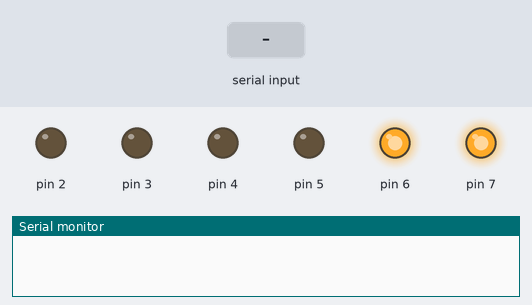
Bench run of a sketch on a simulated Arduino Uno, built with avr-gcc and run on an emulated ATmega328P. On the bench: output pins drawn as LEDs (lit = HIGH), the last lines printed to the serial monitor. The inputs (shaded band) are chosen by the test bench.

Above: at 1.2 s.
1.3 s: "W" received over Serial
At 2.3 s:
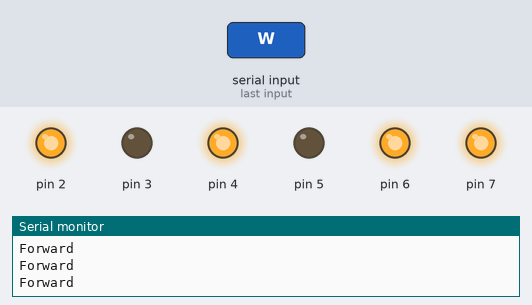
2.8 s: "S" received over Serial
At 3.6 s:
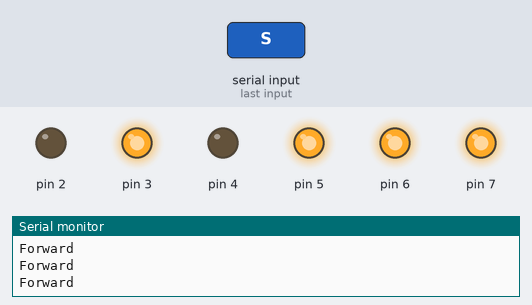
4.3 s: "A" received over Serial
At 5.5 s:
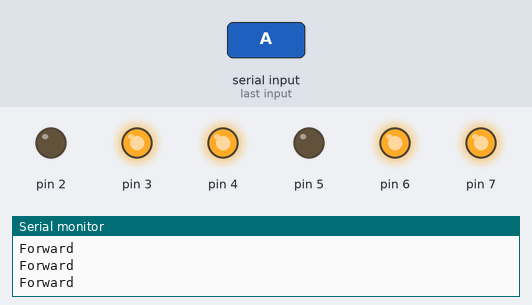
5.8 s: "D" received over Serial
At 6.9 s:
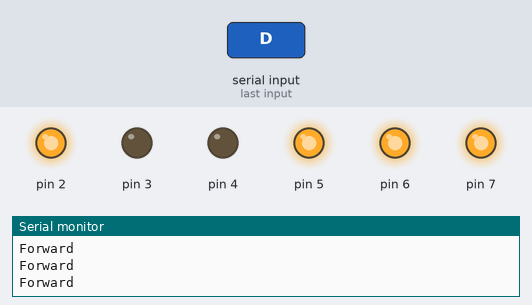
7.3 s: "1" received over Serial
At 8.0 s:
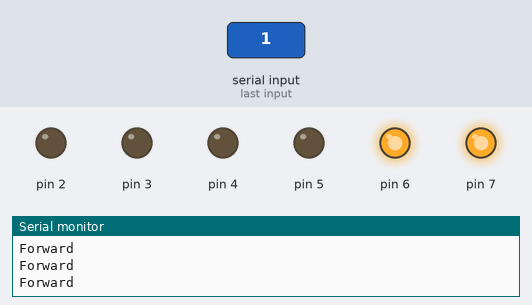
Timing chart, 0 to 9.8 s (numbered marks = the images above; inputs shaded):
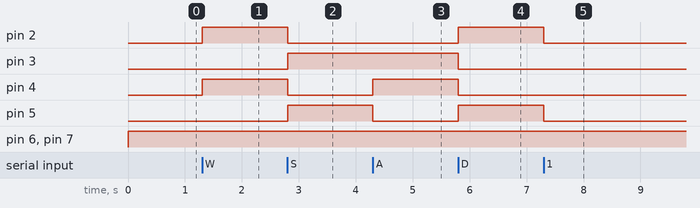

Measured:
- after the input at 1.3 s, pin 2, pin 4: LOW → HIGH at once
- after the input at 2.8 s, pin 2, pin 4: HIGH → LOW at once; pin 3, pin 5: LOW → HIGH at once
- after the input at 4.3 s, pin 4: LOW → HIGH at once; pin 5: HIGH → LOW at once
- after the input at 5.8 s, pin 2, pin 5: LOW → HIGH at once; pin 3, pin 4: HIGH → LOW at once
- after the input at 7.3 s, pin 2, pin 5: HIGH → LOW at once

The sketch:

MotorDrive.ino
```cpp
char command;

void setup()
{
  Serial.begin(9600);

  // motor control pins
  pinMode(2, OUTPUT);
  pinMode(3, OUTPUT);
  pinMode(4, OUTPUT);
  pinMode(5, OUTPUT);

  // enable pins (for motor driver)
  pinMode(6, OUTPUT);
  pinMode(7, OUTPUT);
}

void loop()
{
  if (Serial.available())      // read only if data available (avoids garbage values)
  {
    command = Serial.read();
  }

  // enabling motor driver
  digitalWrite(6, HIGH);
  digitalWrite(7, HIGH);

  // movement control based on input
  if (command == 'W')  // Forward
  {
    digitalWrite(2, HIGH);
    digitalWrite(3, LOW);
    digitalWrite(4, HIGH);
    digitalWrite(5, LOW);
    Serial.print("Forward\n");
  }

  else if (command == 'S')  // Reverse
  {
    digitalWrite(2, LOW);
    digitalWrite(3, HIGH);
    digitalWrite(4, LOW);
    digitalWrite(5, HIGH);
  }

  else if (command == 'A')  // Left
  {
    digitalWrite(2, LOW);
    digitalWrite(3, HIGH);
    digitalWrite(4, HIGH);
    digitalWrite(5, LOW);
  }

  else if (command == 'D')  // Right
  {
    digitalWrite(2, HIGH);
    digitalWrite(3, LOW);
    digitalWrite(4, LOW);
    digitalWrite(5, HIGH);
  }

  else  // Stop if no valid command
  {
    digitalWrite(2, LOW);
    digitalWrite(3, LOW);
    digitalWrite(4, LOW);
    digitalWrite(5, LOW);
  }
}
```
